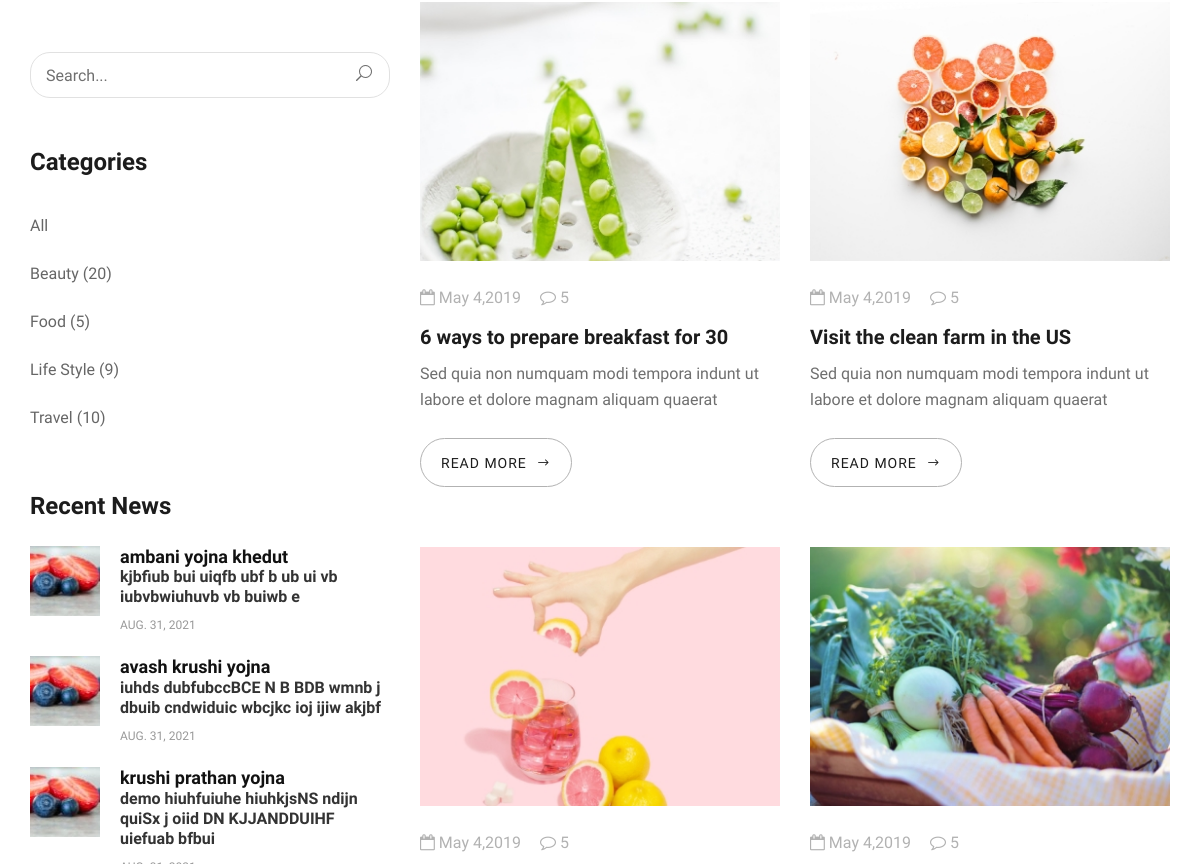
Page /blog/ (middle part) on the earlier database version.
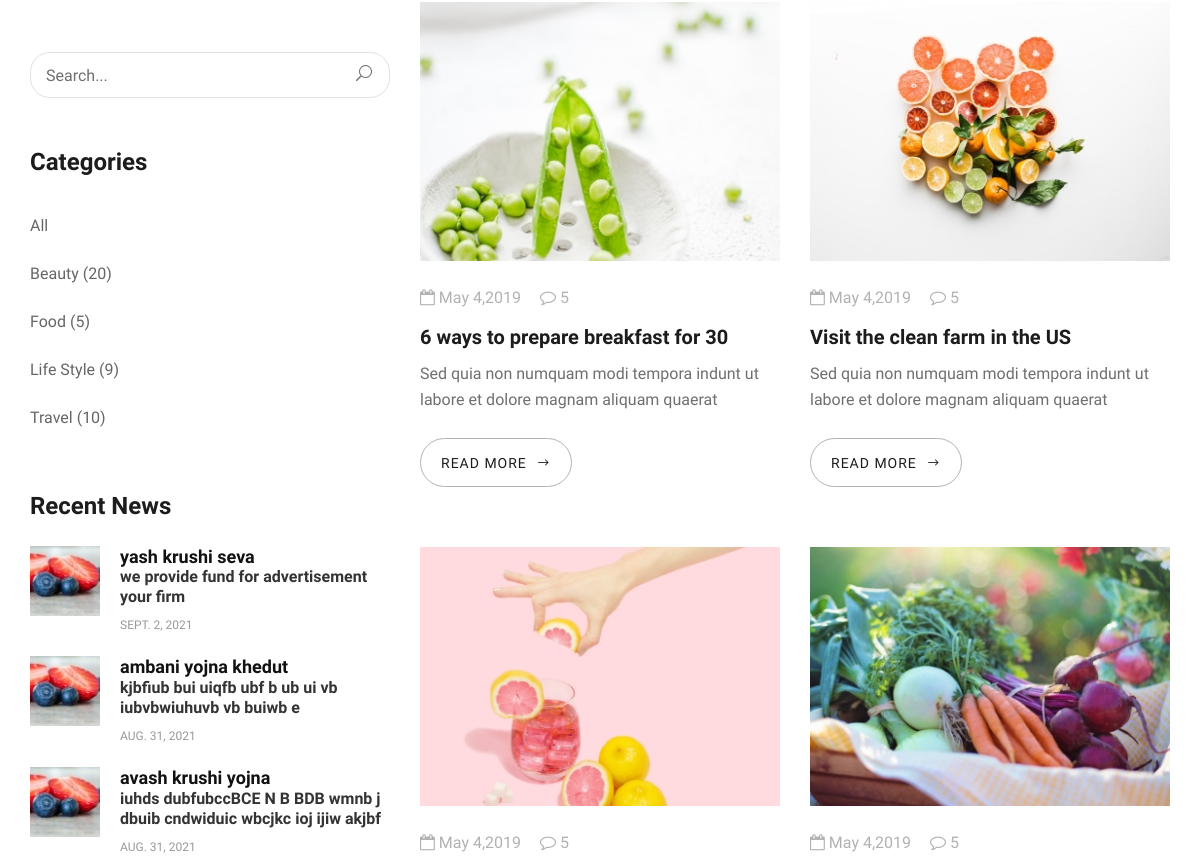
Same page on the later database version.
### ApanuKhetarApp/models.py (models this page shows, shortened)
class news(models.Model):
    Title = models.CharField(max_length=50)
    Discription = models.CharField(max_length=500)
    added_date = models.DateField(auto_now_add=True)

### ApanuKhetarApp/views.py (the view)
# urls.py: path('blog/',views.blog,name="blog"),
def blog(request):
    return render(request, 'blog.html',data)

### ApanuKhetarApp/templates/blog.html (shortened to what the changed rows need)
{% extends 'base.html' %}
{% load static %}
{% block content %}
<!DOCTYPE html>
<html lang="zxx">
    <section class="blog spad">
        <div class="container">
            <div class="row">
                <div class="col-lg-4 col-md-5">
                    <div class="blog__sidebar">
                        <div class="blog__sidebar__item">
                            <div class="blog__sidebar__recent">
                                {% for i in news %}
                                <a href="#" class="blog__sidebar__recent__item">
                                    <div class="blog__sidebar__recent__item__pic">
                                        <img src="{% static 'img/blog/sidebar/sr-1.jpg' %}" alt="">
                                    </div>
                                    <div class="blog__sidebar__recent__item__text">
                                        <h5><b>{{i.Title}}</b></h5><h6>{{i.Discription}}</h6>
                                                <span>{{i.added_date}}</span>
                                    </div>
                                </a>
                                 {% endfor %}
                            </div>
                        </div>
                    </div>
                </div>
            </div>
        </div>
    </section>
</body>
</html>
{% endblock %}

Differences in the rows shown:
no longer on this page (row unchanged): news: Title "krushi prathan yojna", Discription "demo hiuhfuiuhe hiuhkjsNS ndijn quiSx j oiid DN KJJANDDUIHF uiefuab bfbui"
added news: Title "yash krushi seva", Discription "we provide fund for advertisement your firm", added_date "SEPT. 2, 2021"
